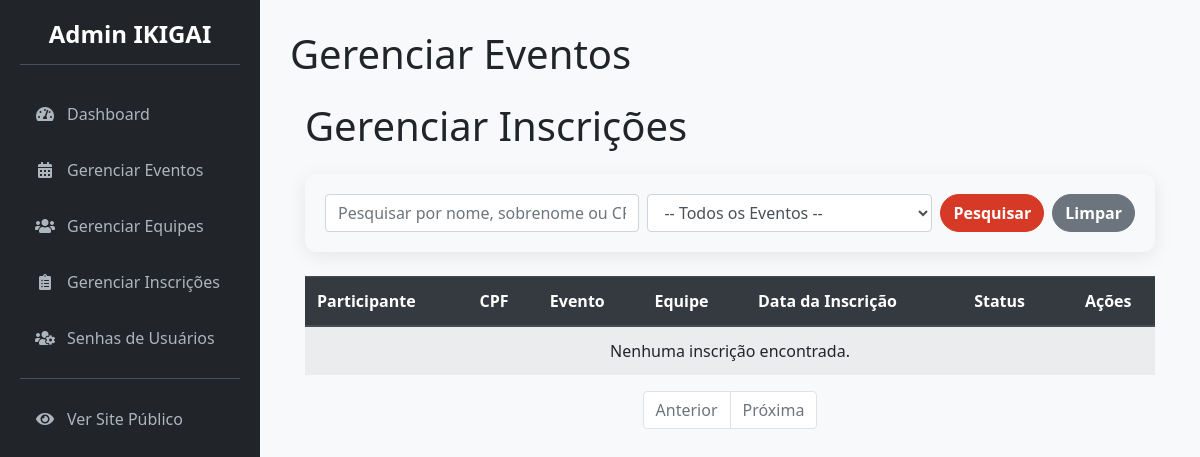
The app's page /admin/gerenciar_inscricoes (signed in), older data.
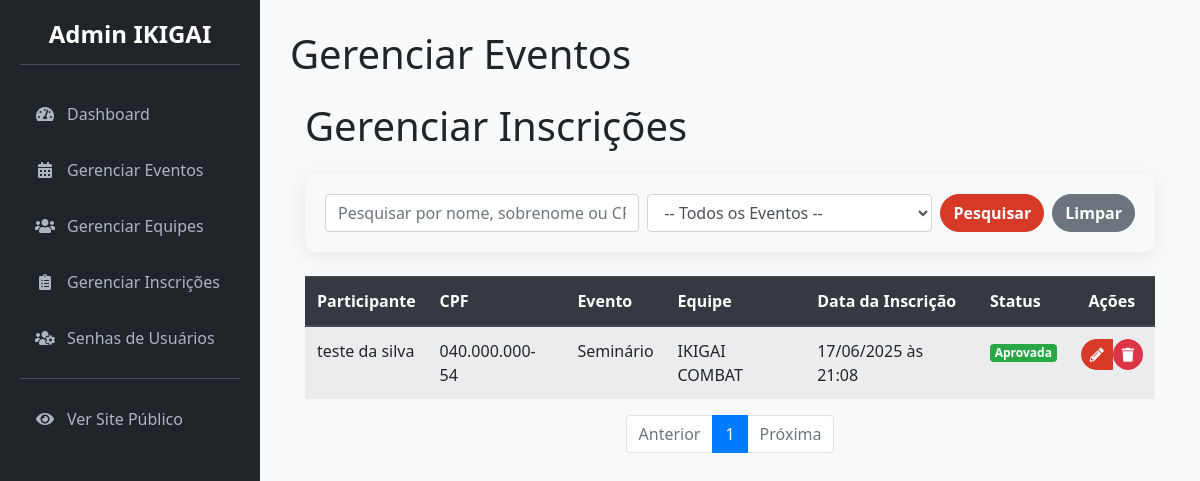
The same page, newer data.
### app/models.py (models this page shows, shortened)
class Inscricao(db.Model):
    __tablename__ = 'inscricoes'
    id = db.Column(db.Integer, primary_key=True)
    data_inscricao = db.Column(db.DateTime, default=datetime.utcnow)
    status = db.Column(db.String(20), nullable=False, default='Pendente')
    nome_participante = db.Column(db.String(100), nullable=True)
    sobrenome_participante = db.Column(db.String(100), nullable=True)
    idade = db.Column(db.Integer, nullable=True)
    cpf = db.Column(db.String(14), nullable=True)
    telefone = db.Column(db.String(20), nullable=True)
    user_id = db.Column(db.Integer, db.ForeignKey('users.id'), nullable=False)
    evento_id = db.Column(db.Integer, db.ForeignKey('eventos.id'), nullable=False)
    equipe_id = db.Column(db.Integer, db.ForeignKey('equipes.id'), nullable=False)
    def __repr__(self):
        return f'<Inscricao de {self.nome_participante or self.id}>'

class User(UserMixin, db.Model):
    __tablename__ = 'users'
    id = db.Column(db.Integer, primary_key=True)
    username = db.Column(db.String(64), index=True, unique=True, nullable=False)
    email = db.Column(db.String(120), index=True, unique=True, nullable=False)
    password_hash = db.Column(db.String(128))
    nome_completo = db.Column(db.String(150), nullable=True)
    bio = db.Column(db.Text, nullable=True)
    imagem_perfil = db.Column(db.String(300), nullable=True)  # URL para a imagem de perfil
    role = db.Column(db.String(20), nullable=False, default='user')  # Papel do utilizador
    cpf = db.Column(db.String(14), unique=True, nullable=True)  # CPF será único e opcional no início
    telefone = db.Column(db.String(20), nullable=True)  # Telefone também opcional
    inscricoes = db.relationship('Inscricao', backref='participante', lazy='dynamic')

class Evento(db.Model):
    __tablename__ = 'eventos'
    id = db.Column(db.Integer, primary_key=True)
    nome_evento = db.Column(db.String(200), nullable=False)
    data_hora_evento = db.Column(db.DateTime, nullable=False)
    palestrante = db.Column(db.String(100))
    imagem_palestrante = db.Column(db.String(300), nullable=True) # URL para a imagem
    descricao = db.Column(db.Text)
    local_evento = db.Column(db.String(200))
    preco = db.Column(db.Float, default=0.0)
    numero_vagas = db.Column(db.Integer, nullable=False)
    pix_copia_e_cola = db.Column(db.Text, nullable=True)  # Campo para o Pix
    inscricoes = db.relationship('Inscricao', backref='evento', lazy=True)

class Equipe(db.Model):
    __tablename__ = 'equipes'
    id = db.Column(db.Integer, primary_key=True)
    nome_equipe = db.Column(db.String(100), nullable=False, unique=True)
    professor_responsavel = db.Column(db.String(100), nullable=False)
    inscricoes = db.relationship('Inscricao', backref='equipe', lazy=True)

### app/admin/routes.py (the view, shortened to what this page needs)
@bp.route('/gerenciar_inscricoes')
@admin_required
def gerenciar_inscricoes():
    page = request.args.get('page', 1, type=int)
    termo_pesquisa = request.args.get('q')
    evento_filtro_id = request.args.get('evento_id')
    query = Inscricao.query.options(
        joinedload(Inscricao.participante),
        joinedload(Inscricao.evento),
        joinedload(Inscricao.equipe)
    )
    if evento_filtro_id:
        query = query.filter(Inscricao.evento_id == evento_filtro_id)
    inscricoes_paginadas = query.order_by(Inscricao.data_inscricao.desc()).paginate(
        page=page, per_page=10, error_out=False
    )
    print(inscricoes_paginadas.items)
    eventos_para_filtro = Evento.query.order_by(Evento.nome_evento).all()
    return render_template('admin/admin_gerenciar_inscricoes.html',
                           inscricoes_paginadas=inscricoes_paginadas,
                           eventos_para_filtro=eventos_para_filtro,
                           titulo='Gerenciar Inscrições')

### app/__init__.py (called while the page is built)
@login_manager.user_loader
def load_user(user_id):
    return models.User.query.get(int(user_id))

### app/admin/routes.py (called while the page is built)
@bp.before_request
def before_request_handler():
    if current_app.config.get('DEBUG') and not current_user.is_authenticated:
        user = User.query.first()
        if user:
            login_user(user)

### app/templates/admin/admin_gerenciar_inscricoes.html (shortened to what the changed rows need)
{% extends 'admin/admin_base.html' %}
{% block page_title %}Gerenciar Eventos{% endblock %}
{% block content %}
    <div class="container">
        <h1 class="mt-4 mb-4">{{ titulo }}</h1>
        <div class="table-responsive">
            <table class="table table-striped table-hover">
                <thead class="thead-dark">
                <tr>
                    <th>Participante</th>
                    <th>CPF</th>
                    <th>Evento</th>
                    <th>Equipe</th>
                    <th>Data da Inscrição</th>
                    <th>Status</th>
                    <th class="text-center">Ações</th>
                </tr>
                </thead>
                <tbody>
                {% if inscricoes_paginadas.items %}
                    {% for inscricao in inscricoes_paginadas.items %}
                        <tr>
                            <td>{{ inscricao.participante.nome_completo or inscricao.participante.username }}</td>
                            <td>{{ inscricao.participante.cpf or 'N/D' }}</td>
                            <td>{{ inscricao.evento.nome_evento }}</td>
                            <td>{{ inscricao.equipe.nome_equipe }}</td>
                            <td>{{ inscricao.data_inscricao.strftime('%d/%m/%Y às %H:%M') }}</td>
                            <td class="status-cell">
                                {% if inscricao.status == 'Aprovada' %}
                                    <span class="badge badge-success">{{ inscricao.status }}</span>
                                {% elif inscricao.status == 'Rejeitada' %}
                                    <span class="badge badge-danger">{{ inscricao.status }}</span>
                                {% else %}
                                    <span class="badge badge-warning">{{ inscricao.status }}</span>
                                {% endif %}
                            </td>
                            <td class="text-center">
                                <div class="btn-group" role="group">
                                    <a href="{{ url_for('admin.editar_inscricao', inscricao_id=inscricao.id) }}"
                                       class="btn btn-primary btn-sm" title="Editar Inscrição">
                                        <i class="fas fa-pencil-alt"></i>
                                    </a>
                                    <form class="d-inline" data-action="cancel-form"
                                          action="{{ url_for('admin.cancelar_inscricao', inscricao_id=inscricao.id) }}"
                                          method="post"
                                    >
                                        <button type="submit" class="btn btn-danger btn-sm" title="Excluir Inscrição">
                                            <i class="fas fa-trash"></i>
                                        </button>
                                    </form>
                                </div>
                            </td>
                        </tr>
                    {% endfor %}
                {% else %}
                    <tr>
                        <td colspan="7" class="text-center">Nenhuma inscrição encontrada.</td>
                    </tr>
                {% endif %}
                </tbody>
            </table>
        </div>
        <nav aria-label="Navegação das Inscrições">
            <ul class="pagination justify-content-center">
                {% for page_num in inscricoes_paginadas.iter_pages(left_edge=1, right_edge=1, left_current=1, right_current=2) %}
                    {% if page_num %}
                        {% if inscricoes_paginadas.page == page_num %}
                            <li class="page-item active"><a class="page-link" href="#">{{ page_num }}</a></li>
                        {% else %}
                            <li class="page-item"><a class="page-link"
                                                     href="{{ url_for('admin.gerenciar_inscricoes', page=page_num, q=request.args.get('q'), evento_id=request.args.get('evento_id')) }}">{{ page_num }}</a>
                            </li>
                        {% endif %}
                    {% else %}
                        <li class="page-item disabled"><span class="page-link">...</span></li>
                    {% endif %}
                {% endfor %}
            </ul>
        </nav>
    </div>
{% endblock %}

Row changes from the older to the newer data that the page shows:
added Inscricao: participante "teste da silva", participante "040.000.000-54", evento.nome_evento "Seminário", equipe.nome_equipe "IKIGAI COMBAT", data_inscricao "17/06/2025 às 21:08", status "Aprovada"
Text that changed along with them:
new list line: "1"
text no longer shown: "Nenhuma inscrição encontrada."
